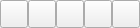
<?xml version="1.0" encoding="UTF-8"?>
<ui version="4.0">
 <class>QSelectColor</class>
 <widget class="QWidget" name="QSelectColor">
  <property name="geometry">
   <rect>
    <x>0</x>
    <y>0</y>
    <width>140</width>
    <height>28</height>
   </rect>
  </property>
  <property name="windowTitle">
   <string>QSelectColor</string>
  </property>
  <layout class="QHBoxLayout" name="horizontalLayout">
   <property name="spacing">
    <number>0</number>
   </property>
   <property name="leftMargin">
    <number>0</number>
   </property>
   <property name="topMargin">
    <number>0</number>
   </property>
   <property name="rightMargin">
    <number>0</number>
   </property>
   <property name="bottomMargin">
    <number>0</number>
   </property>
   <item>
    <widget class="QWidget" name="widget_color" native="true">
     <layout class="QHBoxLayout" name="horizontalLayout_2">
      <property name="spacing">
       <number>0</number>
      </property>
      <property name="leftMargin">
       <number>0</number>
      </property>
      <property name="topMargin">
       <number>0</number>
      </property>
      <property name="rightMargin">
       <number>0</number>
      </property>
      <property name="bottomMargin">
       <number>0</number>
      </property>
      <item>
       <widget class="QPushButton" name="pushButton_red">
        <property name="minimumSize">
         <size>
          <width>28</width>
          <height>28</height>
         </size>
        </property>
        <property name="text">
         <string/>
        </property>
        <property name="checkable">
         <bool>true</bool>
        </property>
       </widget>
      </item>
      <item>
       <widget class="QPushButton" name="pushButton_yellow">
        <property name="minimumSize">
         <size>
          <width>28</width>
          <height>28</height>
         </size>
        </property>
        <property name="text">
         <string/>
        </property>
        <property name="checkable">
         <bool>true</bool>
        </property>
       </widget>
      </item>
      <item>
       <widget class="QPushButton" name="pushButton_blue">
        <property name="minimumSize">
         <size>
          <width>28</width>
          <height>28</height>
         </size>
        </property>
        <property name="text">
         <string/>
        </property>
        <property name="checkable">
         <bool>true</bool>
        </property>
       </widget>
      </item>
      <item>
       <widget class="QPushButton" name="pushButton_green">
        <property name="minimumSize">
         <size>
          <width>28</width>
          <height>28</height>
         </size>
        </property>
        <property name="text">
         <string/>
        </property>
        <property name="checkable">
         <bool>true</bool>
        </property>
       </widget>
      </item>
      <item>
       <widget class="QPushButton" name="pushButton_white">
        <property name="minimumSize">
         <size>
          <width>28</width>
          <height>28</height>
         </size>
        </property>
        <property name="text">
         <string/>
        </property>
        <property name="checkable">
         <bool>true</bool>
        </property>
       </widget>
      </item>
     </layout>
    </widget>
   </item>
  </layout>
 </widget>
 <layoutdefault spacing="6" margin="11"/>
 <resources/>
 <connections/>
</ui>
